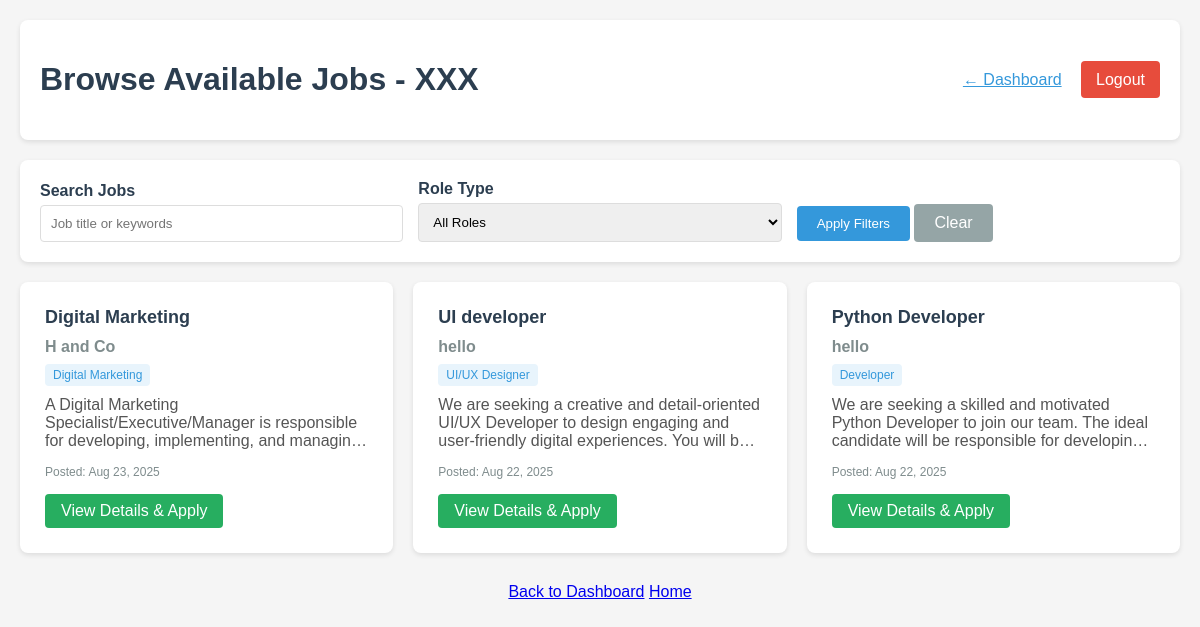
/browse-jobs (signed in), run on the app's committed database.
### app.py (models this page shows, shortened)
class Candidate(UserMixin, db.Model):
    id = db.Column(db.Integer, primary_key=True)
    username = db.Column(db.String(20), unique=True, nullable=False)
    email = db.Column(db.String(120), unique=True, nullable=False)
    password_hash = db.Column(db.String(128))
    applications = db.relationship('Application', backref='applicant', lazy=True)

class Job(db.Model):
    id = db.Column(db.Integer, primary_key=True)
    title = db.Column(db.String(100), nullable=False)
    description = db.Column(db.Text, nullable=False)
    requirements = db.Column(db.Text)
    role_type = db.Column(db.String(50), nullable=False)  # e.g., 'Developer', 'UI/UX', 'Marketing'
    company_id = db.Column(db.Integer, db.ForeignKey('company.id'), nullable=False)
    date_posted = db.Column(db.DateTime, nullable=False, default=datetime.utcnow)
    applications = db.relationship('Application', backref='position', lazy=True)

class Company(UserMixin, db.Model):
    id = db.Column(db.Integer, primary_key=True)
    company_name = db.Column(db.String(100), unique=True, nullable=False)
    email = db.Column(db.String(120), unique=True, nullable=False)
    password_hash = db.Column(db.String(128))
    jobs = db.relationship('Job', backref='employer', lazy=True)

### app.py (the view)
@app.route('/browse-jobs')
@login_required
def browse_jobs():
    if not isinstance(current_user, Candidate):
        flash('Access denied. Please login as a candidate.', 'error')
        return redirect(url_for('login'))
    search = request.args.get('search', '')
    role_type = request.args.get('role_type', '')
    query = Job.query
    if search:
        query = query.filter(Job.title.ilike(f'%{search}%'))
    if role_type:
        query = query.filter(Job.role_type == role_type)
    jobs = query.order_by(Job.date_posted.desc()).all()
    return render_template('browse_jobs.html', user=current_user, jobs=jobs)

### app.py (called while the page is built)
@login_manager.user_loader
def load_user(user_id):
    print(f"Trying to load user with ID: {user_id}")
    if not user_id or '_' not in user_id:
        print("Invalid user ID format")
        return None
    try:
        user_type, id_num = user_id.split('_', 1)
        id_num = int(id_num)
        if user_type == 'candidate':
            user = Candidate.query.get(id_num)
            if user:
                print(f"Loaded candidate: {user.username}")
            return user
        elif user_type == 'company':
            user = Company.query.get(id_num)
            if user:
                print(f"Loaded company: {user.company_name}")
            return user
        else:
            print(f"Unknown user type: {user_type}")
            return None
    except ValueError:
        print(f"Invalid user ID format: {user_id}")
        return None

### templates/browse_jobs.html (shortened to what this page needs)
<!DOCTYPE html>
<html lang="en">
<head>
</head>
<body>
    <div class="header">
        <h1 class="welcome">Browse Available Jobs - {{ user.username }}</h1>
        <div>
            <a href="{{ url_for('candidate_dashboard') }}" style="margin-right: 15px; color: #3498db;">← Dashboard</a>
            <a href="{{ url_for('logout') }}" class="logout-btn">Logout</a>
        </div>
    </div>
    <div class="filters">
        <form method="GET" action="{{ url_for('browse_jobs') }}" class="filter-form">
            <div class="form-group">
                <label for="search">Search Jobs</label>
                <input type="text" id="search" name="search" placeholder="Job title or keywords" value="{{ request.args.get('search', '') }}">
            </div>
            <div class="form-group">
                <label for="role_type">Role Type</label>
                <select id="role_type" name="role_type">
                    <option value="">All Roles</option>
                </select>
            </div>
            <div class="form-group">
                <button type="submit" class="btn btn-primary">Apply Filters</button>
                <a href="{{ url_for('browse_jobs') }}" class="btn btn-secondary">Clear</a>
            </div>
        </form>
    </div>
    {% if jobs %}
        <div class="jobs-grid">
            {% for job in jobs %}
                <div class="job-card">
                    <div class="job-title">{{ job.title }}</div>
                    <div class="job-company">{{ job.employer.company_name }}</div>
                    <div class="job-type">{{ job.role_type }}</div>
                    <div class="job-description">{{ job.description[:150] }}...</div>
                    <div class="job-date">Posted: {{ job.date_posted.strftime('%b %d, %Y') }}</div>
                    <a href="{{ url_for('view_job', job_id=job.id) }}" class="view-btn">View Details & Apply</a>
                </div>
            {% endfor %}
        </div>
    {% else %}
        <div class="empty-state">
            <h3>No jobs found</h3>
            <p>Try adjusting your search filters or check back later for new opportunities.</p>
        </div>
    {% endif %}
    <div class="nav-links" style="text-align: center; margin-top: 30px;">
        <a href="{{ url_for('candidate_dashboard') }}">Back to Dashboard</a>
        <a href="{{ url_for('home') }}">Home</a>
    </div>
</body>
</html>

### templates/browse_jobs.html (style rules this page uses)
body { font-family: Arial, sans-serif; max-width: 1200px; margin: 0 auto; padding: 20px; background-color: #f5f5f5; }
.header { display: flex; justify-content: space-between; align-items: center; background: white; padding: 20px; border-radius: 8px; box-shadow: 0 2px 5px rgba(0,0,0,0.1); margin-bottom: 20px; }
.welcome { color: #2c3e50; }
.logout-btn { background-color: #e74c3c; color: white; padding: 10px 15px; text-decoration: none; border-radius: 4px; }
.filters { background: white; padding: 20px; border-radius: 8px; box-shadow: 0 2px 5px rgba(0,0,0,0.1); margin-bottom: 20px; }
.filter-form { display: grid; grid-template-columns: repeat(auto-fit, minmax(200px, 1fr)); gap: 15px; align-items: end; }
.form-group { margin-bottom: 0; }
label { display: block; margin-bottom: 5px; font-weight: bold; color: #2c3e50; }
input[type="text"], select { width: 100%; padding: 10px; border: 1px solid #ddd; border-radius: 4px; box-sizing: border-box; }
.btn { padding: 10px 20px; border: none; border-radius: 4px; cursor: pointer; text-decoration: none; display: inline-block; text-align: center; }
.btn-primary { background-color: #3498db; color: white; }
.btn-secondary { background-color: #95a5a6; color: white; }
.jobs-grid { display: grid; grid-template-columns: repeat(auto-fill, minmax(350px, 1fr)); gap: 20px; }
.job-card { background: white; padding: 25px; border-radius: 8px; box-shadow: 0 2px 5px rgba(0,0,0,0.1); transition: transform 0.2s ease; }
.job-title { font-size: 18px; font-weight: bold; color: #2c3e50; margin-bottom: 10px; }
.job-company { color: #7f8c8d; font-weight: bold; margin-bottom: 8px; }
.job-type { display: inline-block; background: #e8f4fc; color: #3498db; padding: 4px 8px; border-radius: 4px; font-size: 12px; margin-bottom: 10px; }
.job-description { color: #555; margin-bottom: 15px; display: -webkit-box; -webkit-line-clamp: 3; -webkit-box-orient: vertical; overflow: hidden; }
.job-date { color: #7f8c8d; font-size: 12px; margin-bottom: 15px; }
.view-btn { background-color: #27ae60; color: white; padding: 8px 16px; text-decoration: none; border-radius: 4px; display: inline-block; }

### data on the page
Candidate: username "XXX"
Job: title "Digital Marketing", employer.company_name "H and Co", role_type "Digital Marketing", description "A Digital Marketing Specialist/Executive/Manager is responsible for developing, implementing, and…", date_posted "Aug 23, 2025"
Job: title "UI developer", employer.company_name "hello", role_type "UI/UX Designer", description "We are seeking a creative and detail-oriented UI/UX Developer to design engaging and user-friendly digital experiences. You will…", date_posted "Aug 22, 2025"
Job: title "Python Developer", employer.company_name "hello", role_type "Developer", description "We are seeking a skilled and motivated Python Developer to join our team. The ideal candidate will be responsible for…", date_posted "Aug 22, 2025"
